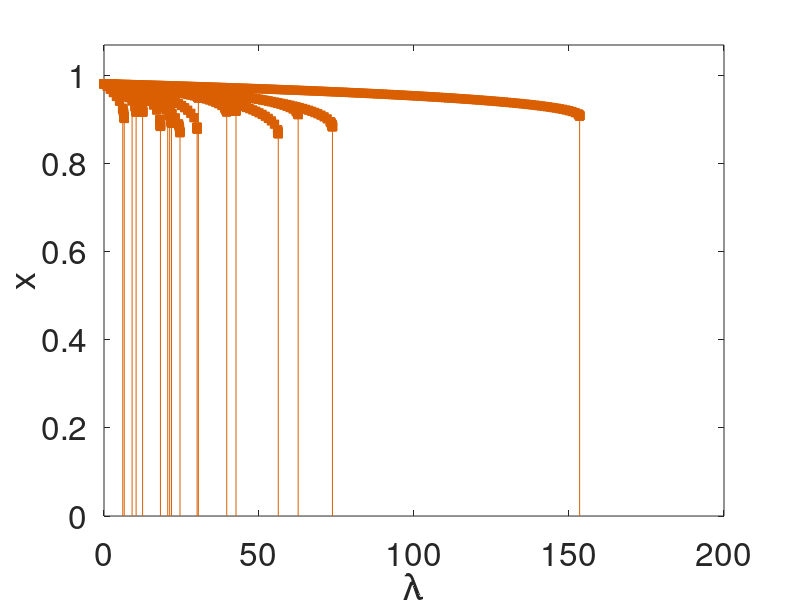
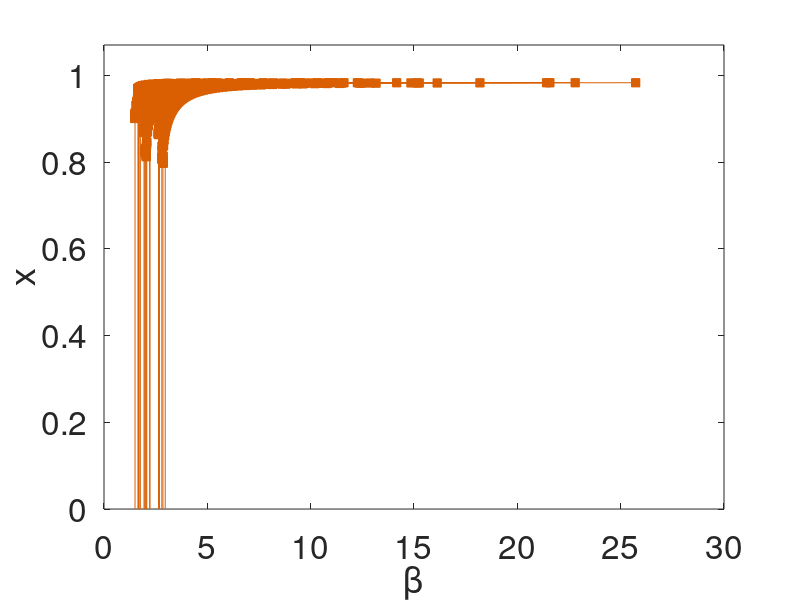

Here is the MATLAB script that generated these plots, in order:
function plot_power_IEEE30
clear
clc

%%  IEEE 30
load bus30
[m,n] = size(bus30);n=1;
num = 10;simsize = 6;
color_net2 = [217,95,2]/255;
figure1 = figure('color',[1 1 1]);
axes1 = axes('Parent',figure1,'FontSize',24);%,'XScale','log'
hold(axes1,'all');
for i = 1:m
    for j = 1:n
        e10 =bus30{i,j};
        plot(e10(:,3),e10(:,1),'-s','Color',color_net2,'Linewidth',0.01,'MarkerSize',simsize,'MarkerFaceColor',color_net2,'MarkerEdgeColor',color_net2);hold on;
        plot([e10(end,3),e10(end,3)],[e10(end,1),0],'-','Color',color_net2)
    end
end
box on
xlabel('\lambda')
ylabel('x')
ylim([0,1.07])
%% beta space
figure1 = figure('color',[1 1 1]);
axes1 = axes('Parent',figure1,'FontSize',24);%,'XScale','log'
hold(axes1,'all');
for i = 1:m
    for j = 1:n
        e10 =bus30{i,j};
        plot(e10(:,2),e10(:,4),'-s','Color',color_net2,'Linewidth',0.01,'MarkerSize',simsize,'MarkerFaceColor',color_net2,'MarkerEdgeColor',color_net2);hold on;
        plot([e10(end,2),e10(end,2)],[e10(end,4),0],'-','Color',color_net2)
    end
end
box on
xlabel('\beta')
ylabel('x')
ylim([0,1.07])
